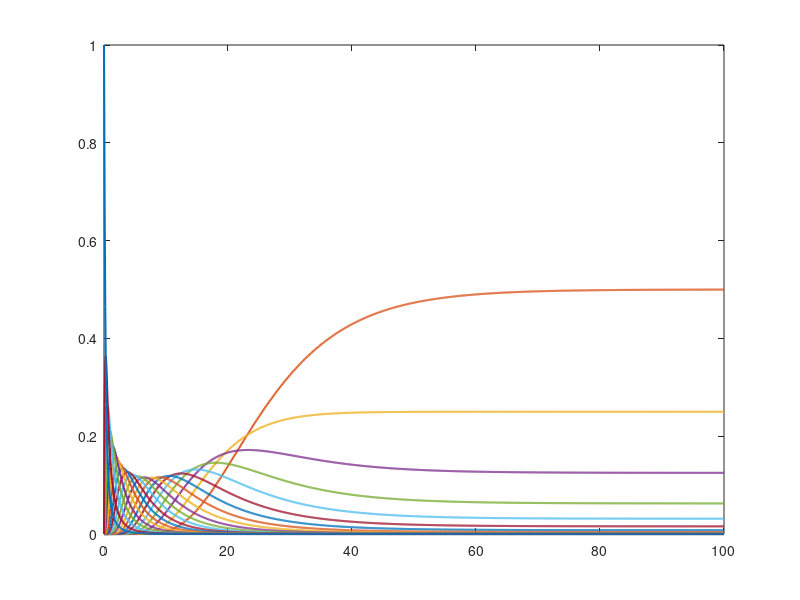

This figure's MATLAB source: (Note: this script raises an error after producing the figure.)
function [ I ] = cavityThermalBath()
%Simulates a single mode in a cavity with a surrounding bath

% Parameters
outputFilename = 'CavityThermalBath.jpg';
outputFiletype = '-djpeg';
outputFilename2 = 'Intensity.jpg';
outputFilename3 = 'g2.jpg';

nB = 1; % 1/(exp(beta*Omega)-1) Bose-Einstein bath occupation
Gamma = 0.1; % Coupling constant
nMax = 20; % Maximum matrix dimension
nVector = (-1:nMax+1)';
rho = zeros(nMax+3,1);
rho(nMax+2) = 1;
h = 0.1;
t = 0:h:100;
I = zeros(length(t),1);
g2 = zeros(length(t),1);
rhoSaved = zeros(nMax+3,length(t));
k1 = zeros(nMax+3,1);
k2 = k1;
k3 = k1;
k4 = k1;

% Solve with Runge-Kutta
for j = 1:length(t)
    I(j) = nVector' * rho;
    disp(rho);
    g2(j) = (nVector.*(nVector-1))'*rho/I(j)^2;
    rhoSaved(:,j)=rho;
    k1(2:end-1) = h * rhoPoint(nVector, rho, Gamma, nB);
    k2(2:end-1) = h * rhoPoint(nVector, rho + 0.5 * k1, Gamma, nB);
    k3(2:end-1) = h * rhoPoint(nVector, rho + 0.5 * k2, Gamma, nB);
    k4(2:end-1) = h * rhoPoint(nVector, rho + k3, Gamma, nB);
    rho = rho + (k1 + 2*k2 + 2*k3 + k4)/6;
    rho = rho / sum(rho);
end

for i = 1:nMax+2
   plot(t,rhoSaved(i,:),'lineWidth',1.5,'DisplayName', ...
       strcat('$\rho_{',num2str(i-1),'}$'));
   hold on;
end
set(0,'DefaultLegendInterpreter','latex');
set(0,'DefaultTextInterpreter','latex');
legend ('Location','northeast');
xlabel('t [s]');
ylabel('Probability [a.u.]');
print(outputFilename,outputFiletype);

hold off;
plot(t,I);
xlabel('t [s]');
ylabel('Intensity [a.u.]');
print(outputFilename2,outputFiletype);

hold off;
plot(t,g2);
xlabel('t [s]');
ylabel('g^{(2)} [a.u.]');
print(outputFilename3,outputFiletype);
end

function deriv = rhoPoint(nVector, rho, Gamma, nB)
    deriv = Gamma .* (...
        nB * nVector(2:end-1) .* rho(1:end-2) - ...
        (nVector(2:end-1)+(2*nVector(2:end-1)+1)*nB).*rho(2:end-1) + ...
        (1+nB)*nVector(3:end).*rho(3:end) );
end